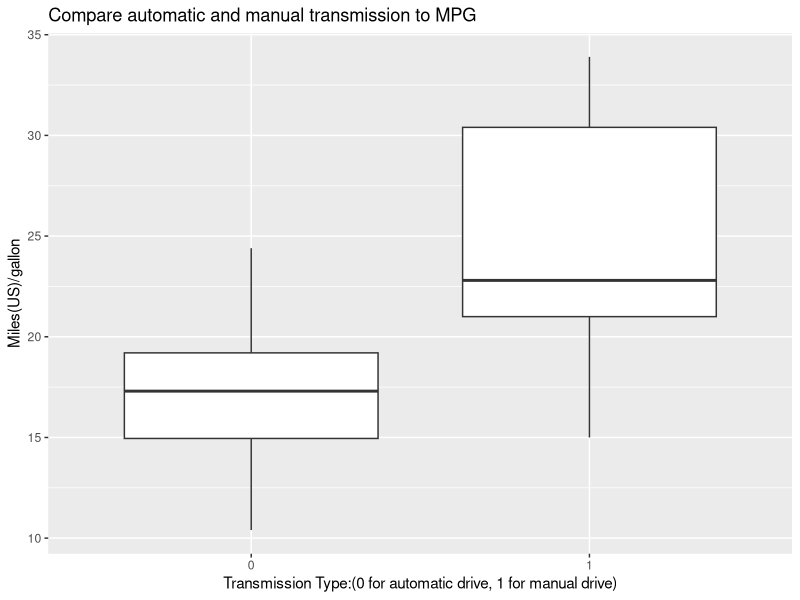

Reproduce this figure in R. (Note: this script raises an error after producing the figure.)
## ---- chunk 1
knitr::opts_chunk$set(echo = TRUE)
## ---- chunk 2
library(ggplot2)
data(mtcars)
head(mtcars[, c('mpg','am')])
## ---- chunk 3
library(ggplot2)
data(mtcars)
g<-ggplot(data=mtcars, aes(factor(am),mpg))
g+geom_boxplot()+labs(
x='Transmission Type:(0 for automatic drive, 1 for manual drive)',
y= 'Miles(US)/gallon',
title = 'Compare automatic and manual transmission to MPG')

## ---- chunk 4
fit <-lm(data=mtcars, mpg~factor(am))
round(summary(fit)$coefficients,4)
## ---- chunk 5

fit_a <- lm(data=mtcars[mtcars$am==0,],mpg~am)
fit_m <- lm(data=mtcars[mtcars$am==1,],mpg~am)
t.test(fit_a~fit_m)
## ---- chunk 6
plot(fit)
## ---- chunk 7
plot(pressure)
